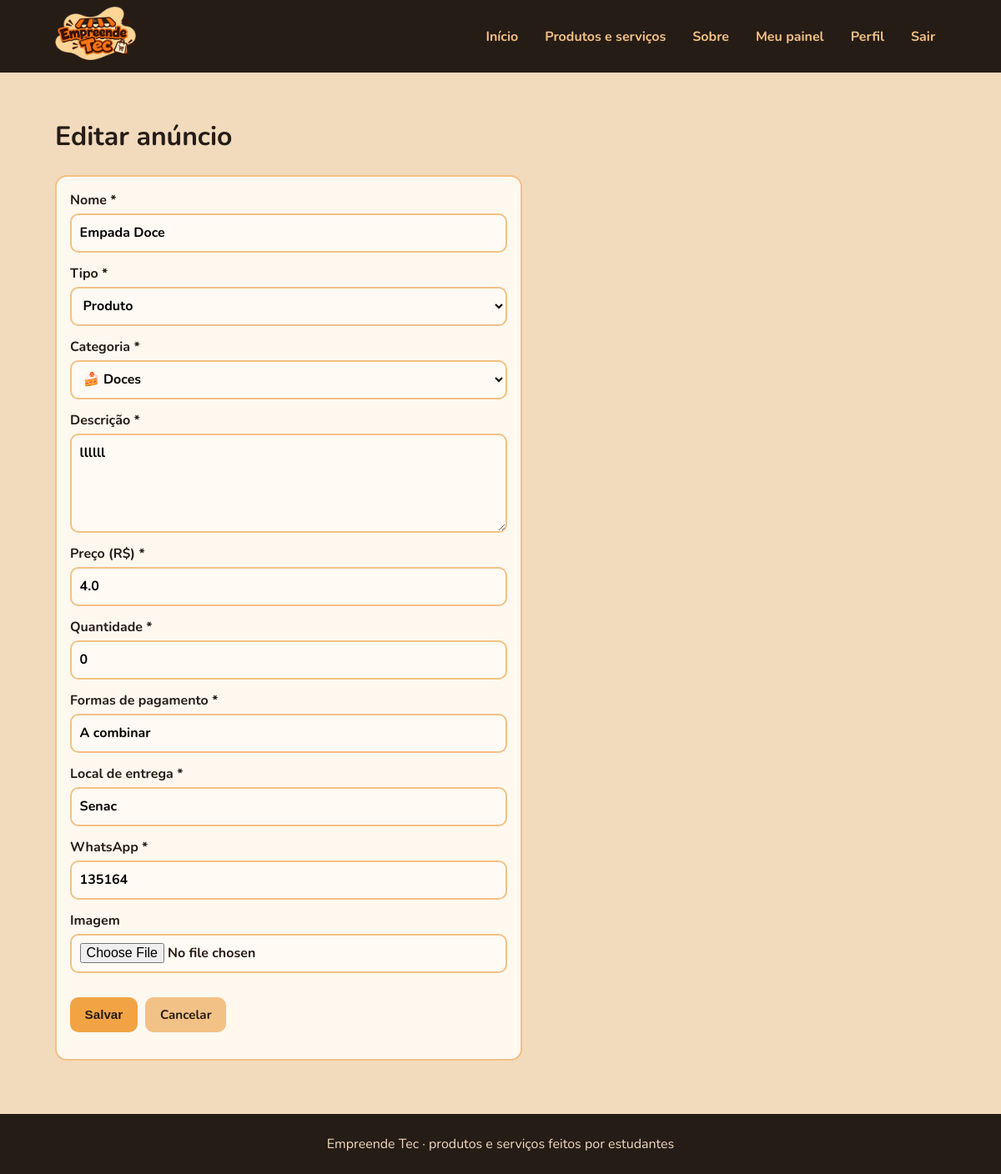
/editar/1 (signed in), run on the app's committed database.
### tables this page shows
CREATE TABLE produtos(
  id INTEGER PRIMARY KEY AUTOINCREMENT,
  usuario_id INTEGER NOT NULL REFERENCES usuarios(id) ON DELETE CASCADE,
  categoria_id INTEGER NOT NULL REFERENCES categorias(id),
  tipo TEXT NOT NULL DEFAULT 'Produto', nome TEXT NOT NULL, descricao TEXT NOT NULL,
  preco REAL NOT NULL, quantidade INTEGER NOT NULL, pagamento TEXT NOT NULL,
  local_entrega TEXT NOT NULL, whatsapp TEXT NOT NULL, imagem TEXT DEFAULT '',
  views INTEGER DEFAULT 0, created_at TEXT, status TEXT DEFAULT 'Disponível');

CREATE TABLE categorias(
  id INTEGER PRIMARY KEY AUTOINCREMENT, nome TEXT NOT NULL UNIQUE, icone TEXT);

### app.py (the view, shortened to what this page needs)
@app.route('/editar/<int:produto_id>', methods=['GET', 'POST'])
@login_required
def editar(produto_id):
    p = q('SELECT * FROM produtos WHERE id=? AND usuario_id=?', (produto_id, g.user['id']), True)
    if not p:
        flash('Anúncio não encontrado.', 'danger')
        return redirect(url_for('painel'))
    return render_template('form_produto.html', p=p)

### app.py (called while the page is built)
def conectar():
    c = sqlite3.connect(DB)
    c.row_factory = sqlite3.Row
    c.execute('PRAGMA foreign_keys=ON')
    return c

def db():
    if 'db' not in g:
        g.db = conectar()
    return g.db

@app.teardown_appcontext
def fechar(_):
    c = g.pop('db', None)
    if c:
        c.close()

def q(sql, args=(), one=False):
    rows = db().execute(sql, args).fetchall()
    return (rows[0] if rows else None) if one else rows

@app.before_request
def carregar_usuario():
    uid = session.get('user_id')
    g.user = q('SELECT * FROM usuarios WHERE id=?', (uid,), True) if uid else None

@app.context_processor
def contexto():
    return dict(user=g.get('user'), categorias=q('SELECT * FROM categorias ORDER BY id'), TIPOS=TIPOS)

def login_required(fn):
    @wraps(fn)
    def w(*a, **k):
        if not g.user:
            flash('Faça login para acessar essa página.', 'warning')
            return redirect(url_for('login'))
        return fn(*a, **k)
    return w

### templates/form_produto.html
{% extends 'base.html' %}{% block titulo %}{{ 'Editar anúncio' if p.id else 'Novo anúncio' }}{% endblock %}{% block conteudo %}
<h1>{{ 'Editar anúncio' if p.id else 'Novo anúncio' }}</h1>
<form class="f card" method="post" enctype="multipart/form-data">
<label>Nome *<input name="nome" required value="{{ p.nome or '' }}"></label>
<label>Tipo *<select name="tipo">{% for t in TIPOS %}<option {% if p.tipo==t %}selected{% endif %}>{{ t }}</option>{% endfor %}</select></label>
<label>Categoria *<select name="categoria_id">{% for c in categorias %}<option value="{{ c.id }}" {% if p.categoria_id==c.id %}selected{% endif %}>{{ c.icone }} {{ c.nome }}</option>{% endfor %}</select></label>
<label>Descrição *<textarea name="descricao" rows="4" required>{{ p.descricao or '' }}</textarea></label>
<label>Preço (R$) *<input name="preco" required value="{{ p.preco if p.preco is not none else '' }}"></label>
<label>Quantidade *<input name="quantidade" type="number" min="0" required value="{{ p.quantidade if p.quantidade is not none else '' }}"></label>
<label>Formas de pagamento *<input name="pagamento" required value="{{ p.pagamento or '' }}" placeholder="Pix, dinheiro..."></label>
<label>Local de entrega *<input name="local_entrega" required value="{{ p.local_entrega or '' }}"></label>
<label>WhatsApp *<input name="whatsapp" required value="{{ p.whatsapp or '' }}"></label>
<label>Imagem<input type="file" name="imagem" accept="image/*"></label>
<div class="botoes"><button class="btn">{{ 'Salvar' if p.id else 'Publicar' }}</button><a class="btn btn-sec" href="{{ url_for('painel') }}">Cancelar</a></div></form>
{% endblock %}

### static/css/cores.css (style rules this page uses)
:root { --laranja:#F2A444; --pessego:#F2C185; --creme:#F2DABD; --marrom:#261C16; --vinho:#8C0303; }
body { background:var(--creme);color:var(--marrom) }
a { color:var(--vinho) }
.btn,button,input[type=submit] { background:var(--laranja);color:var(--marrom);border:0;border-radius:10px;padding:.6rem 1.1rem;font-weight:700;cursor:pointer }
.card { background:#fff8ef;border:2px solid var(--pessego);border-radius:14px }
* { box-sizing:border-box }
body { margin:0;font-family:"Nunito",system-ui,sans-serif;line-height:1.5 }
.btn { display:inline-flex;align-items:center;justify-content:center;gap:.4rem;text-decoration:none;font-size:.95rem;line-height:1.2;min-height:42px;white-space:nowrap }
.btn-sec { background:var(--pessego) }
.botoes { display:flex;flex-wrap:wrap;gap:.6rem;align-items:center;margin:1rem 0 }
.card { padding:1rem;display:flex;flex-direction:column;gap:.4rem;overflow:hidden }
.card .btn { margin-top:auto }
form.f { display:grid;gap:.8rem;max-width:560px }
form.f label { display:grid;gap:.25rem;font-weight:700 }
input,select,textarea { padding:.6rem;border:2px solid var(--pessego);border-radius:10px;font:inherit;background:#fffaf3;width:100% }

### data on the page
produtos: nome "Empada Doce", tipo "Produto", categoria_id "🍰 Doces", descricao "llllll", preco "4.0", quantidade "0", pagamento "A combinar", local_entrega "Senac", whatsapp "135164"

### other printed values
{{ 'Editar anúncio' if p.id else 'Novo anúncio' }} "Editar anúncio"
{{ 'Salvar' if p.id else 'Publicar' }} "Salvar"
